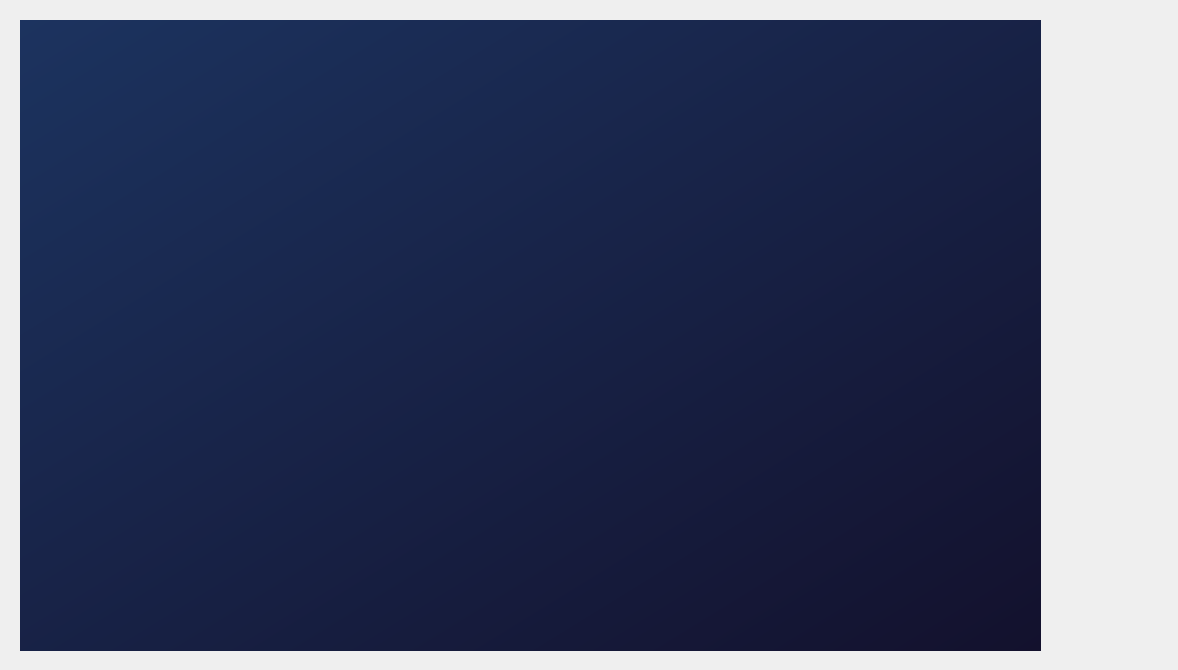
<?xml version="1.0" encoding="UTF-8"?>
<ui version="4.0">
 <class>debuging</class>
 <widget class="QWidget" name="debuging">
  <property name="geometry">
   <rect>
    <x>0</x>
    <y>0</y>
    <width>1178</width>
    <height>670</height>
   </rect>
  </property>
  <property name="windowTitle">
   <string>Form</string>
  </property>
  <widget class="QLabel" name="label">
   <property name="geometry">
    <rect>
     <x>20</x>
     <y>20</y>
     <width>1021</width>
     <height>631</height>
    </rect>
   </property>
   <property name="styleSheet">
    <string notr="true">background: qlineargradient(x1:0, y1:0, x2:1, y2:1, stop:0 #1c335f, stop:1 #13112d);
color : white  ;
font: 14pt &quot;Segoe UI&quot;;</string>
   </property>
   <property name="text">
    <string/>
   </property>
   <property name="alignment">
    <set>Qt::AlignLeading|Qt::AlignLeft|Qt::AlignTop</set>
   </property>
  </widget>
 </widget>
 <resources/>
 <connections/>
</ui>
